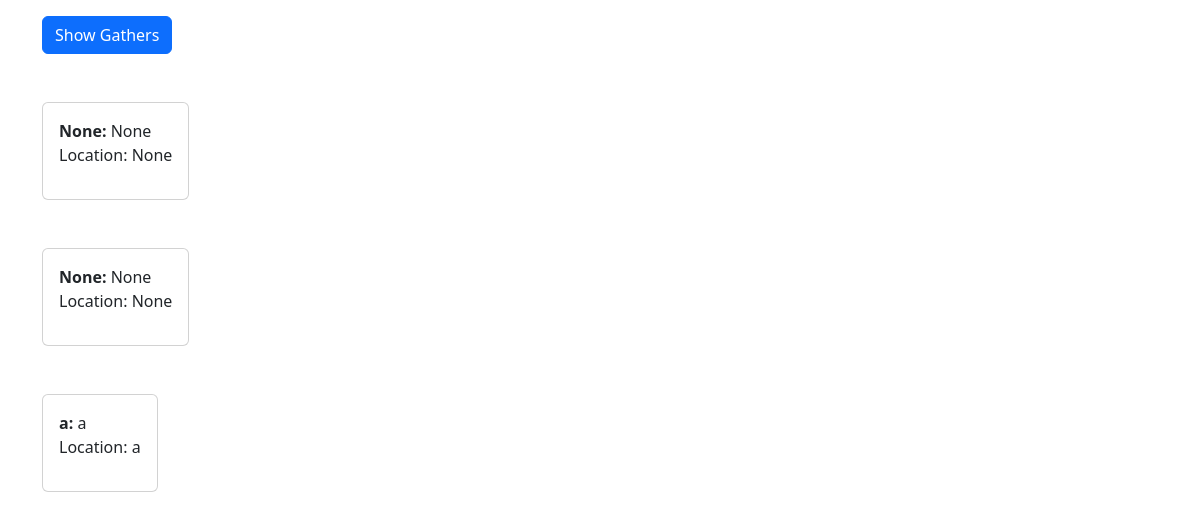
/gather_find_angezeigt, run on an earlier commit of the app's database.
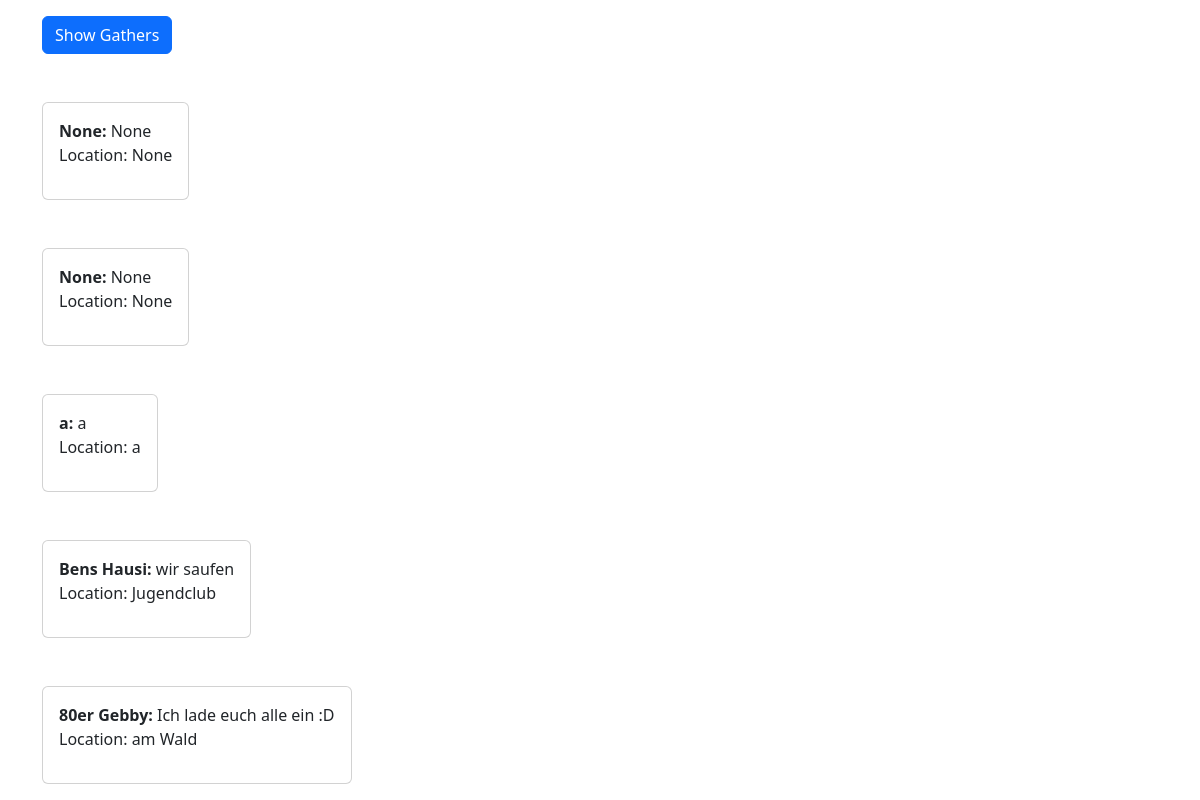
And on a later commit of the database.
### website/models.py (models this page shows)
class Gather(db.Model, UserMixin):
    id = db.Column(db.Integer, primary_key = True)
    name = db.Column(db.String(150))
    description = db.Column(db.String(1000))
    location = db.Column(db.String(1000))

### website/find_gather.py (the view)
@find_gather.route("/gather_find_angezeigt", methods=['GET', 'POST'])
def start_page():
    if request.method == 'POST':
        print("TEST1")
        print("TEST1")
        print("TEST1")
        print("TEST1")
    print("TEST2")
    print("TEST2")
    print("TEST2")
    print("TEST2")
    Gathers = Gather.query.order_by(Gather.id).all()
    return render_template('gather_find.html', Gathers=Gathers)

### website/templates/gather_find.html (shortened to what this page needs)
<!DOCTYPE html>
<html lang="en">
<head>
    <link href="https://cdn.jsdelivr.net/npm/bootstrap@5.3.2/dist/css/bootstrap.min.css" rel="stylesheet">
</head>
<body>
  <div class="container">
    <form action="{{ url_for('find_gather.start_page') }}" method="post">
        <button type="submit" class="btn btn-primary mt-3">Show Gathers</button>
    </form>
    {% for Gather in Gathers %}
    <div class="d-flex justify-content-start mt-5">
        <div class="card">
            <div class="card-body">
                <b>{{ Gather.name }}:</b>
                {{ Gather.description }}
                <p>Location: {{ Gather.location }}</p>
            </div>
        </div>
    </div>
    {% endfor %}
</div>
</body>
</html>

What changed in the data, as far as the page shows it:
added Gather: name "Bens Hausi", description "wir saufen", location "Jugendclub"
added Gather: name "80er Gebby", description "Ich lade euch alle ein :D", location "am Wald"
